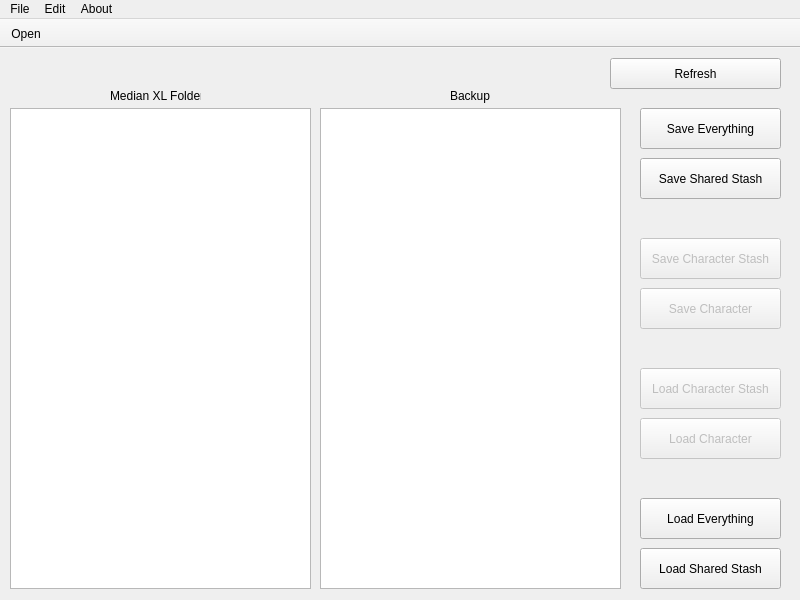
<?xml version="1.0" encoding="UTF-8"?>
<ui version="4.0">
 <class>MainWindow</class>
 <widget class="QMainWindow" name="MainWindow">
  <property name="geometry">
   <rect>
    <x>0</x>
    <y>0</y>
    <width>800</width>
    <height>600</height>
   </rect>
  </property>
  <property name="minimumSize">
   <size>
    <width>800</width>
    <height>600</height>
   </size>
  </property>
  <property name="maximumSize">
   <size>
    <width>800</width>
    <height>600</height>
   </size>
  </property>
  <property name="windowTitle">
   <string>Sluggly MedianXL File Manager</string>
  </property>
  <widget class="QWidget" name="centralwidget">
   <widget class="QLabel" name="pathLabel">
    <property name="geometry">
     <rect>
      <x>10</x>
      <y>10</y>
      <width>591</width>
      <height>16</height>
     </rect>
    </property>
    <property name="text">
     <string/>
    </property>
    <property name="scaledContents">
     <bool>false</bool>
    </property>
    <property name="alignment">
     <set>Qt::AlignLeading|Qt::AlignLeft|Qt::AlignVCenter</set>
    </property>
   </widget>
   <widget class="QLabel" name="label_2">
    <property name="geometry">
     <rect>
      <x>110</x>
      <y>40</y>
      <width>91</width>
      <height>16</height>
     </rect>
    </property>
    <property name="text">
     <string>Median XL Folder</string>
    </property>
   </widget>
   <widget class="QLabel" name="label_3">
    <property name="geometry">
     <rect>
      <x>450</x>
      <y>40</y>
      <width>41</width>
      <height>16</height>
     </rect>
    </property>
    <property name="text">
     <string>Backup</string>
    </property>
   </widget>
   <widget class="QPushButton" name="saveEverythingButton">
    <property name="geometry">
     <rect>
      <x>640</x>
      <y>60</y>
      <width>141</width>
      <height>41</height>
     </rect>
    </property>
    <property name="toolTip">
     <string>&lt;html&gt;&lt;head/&gt;&lt;body&gt;&lt;p&gt;Saves every character and stash file from your Median XL Folder into the Backup folder.&lt;/p&gt;&lt;/body&gt;&lt;/html&gt;</string>
    </property>
    <property name="text">
     <string>Save Everything</string>
    </property>
   </widget>
   <widget class="QPushButton" name="saveSharedStashButton">
    <property name="geometry">
     <rect>
      <x>640</x>
      <y>110</y>
      <width>141</width>
      <height>41</height>
     </rect>
    </property>
    <property name="text">
     <string>Save Shared Stash</string>
    </property>
   </widget>
   <widget class="QPushButton" name="saveCharacterStashButton">
    <property name="enabled">
     <bool>false</bool>
    </property>
    <property name="geometry">
     <rect>
      <x>640</x>
      <y>190</y>
      <width>141</width>
      <height>41</height>
     </rect>
    </property>
    <property name="text">
     <string>Save Character Stash</string>
    </property>
   </widget>
   <widget class="QPushButton" name="saveCharacterButton">
    <property name="enabled">
     <bool>false</bool>
    </property>
    <property name="geometry">
     <rect>
      <x>640</x>
      <y>240</y>
      <width>141</width>
      <height>41</height>
     </rect>
    </property>
    <property name="text">
     <string>Save Character</string>
    </property>
   </widget>
   <widget class="QPushButton" name="loadCharacterStashButton">
    <property name="enabled">
     <bool>false</bool>
    </property>
    <property name="geometry">
     <rect>
      <x>640</x>
      <y>320</y>
      <width>141</width>
      <height>41</height>
     </rect>
    </property>
    <property name="text">
     <string>Load Character Stash</string>
    </property>
   </widget>
   <widget class="QPushButton" name="loadCharacterButton">
    <property name="enabled">
     <bool>false</bool>
    </property>
    <property name="geometry">
     <rect>
      <x>640</x>
      <y>370</y>
      <width>141</width>
      <height>41</height>
     </rect>
    </property>
    <property name="text">
     <string>Load Character</string>
    </property>
   </widget>
   <widget class="QPushButton" name="loadEverythingButton">
    <property name="geometry">
     <rect>
      <x>640</x>
      <y>450</y>
      <width>141</width>
      <height>41</height>
     </rect>
    </property>
    <property name="toolTip">
     <string>&lt;html&gt;&lt;head/&gt;&lt;body&gt;&lt;p&gt;Load every character and stash file from your Backup into the MedianXL folder.&lt;/p&gt;&lt;/body&gt;&lt;/html&gt;</string>
    </property>
    <property name="text">
     <string>Load Everything</string>
    </property>
   </widget>
   <widget class="QPushButton" name="loadSharedStashButton">
    <property name="geometry">
     <rect>
      <x>640</x>
      <y>500</y>
      <width>141</width>
      <height>41</height>
     </rect>
    </property>
    <property name="text">
     <string>Load Shared Stash</string>
    </property>
   </widget>
   <widget class="QPushButton" name="refreshButton">
    <property name="geometry">
     <rect>
      <x>610</x>
      <y>10</y>
      <width>171</width>
      <height>31</height>
     </rect>
    </property>
    <property name="text">
     <string>Refresh</string>
    </property>
   </widget>
   <widget class="QTableView" name="medianTableView">
    <property name="geometry">
     <rect>
      <x>10</x>
      <y>60</y>
      <width>301</width>
      <height>481</height>
     </rect>
    </property>
    <property name="horizontalScrollBarPolicy">
     <enum>Qt::ScrollBarAlwaysOff</enum>
    </property>
    <property name="autoScroll">
     <bool>false</bool>
    </property>
    <property name="editTriggers">
     <set>QAbstractItemView::NoEditTriggers</set>
    </property>
    <property name="tabKeyNavigation">
     <bool>false</bool>
    </property>
    <property name="selectionMode">
     <enum>QAbstractItemView::SingleSelection</enum>
    </property>
    <property name="selectionBehavior">
     <enum>QAbstractItemView::SelectRows</enum>
    </property>
    <property name="sortingEnabled">
     <bool>true</bool>
    </property>
   </widget>
   <widget class="QTableView" name="backupTableView">
    <property name="geometry">
     <rect>
      <x>320</x>
      <y>60</y>
      <width>301</width>
      <height>481</height>
     </rect>
    </property>
    <property name="horizontalScrollBarPolicy">
     <enum>Qt::ScrollBarAlwaysOff</enum>
    </property>
    <property name="autoScroll">
     <bool>false</bool>
    </property>
    <property name="editTriggers">
     <set>QAbstractItemView::NoEditTriggers</set>
    </property>
    <property name="tabKeyNavigation">
     <bool>false</bool>
    </property>
    <property name="selectionMode">
     <enum>QAbstractItemView::SingleSelection</enum>
    </property>
    <property name="selectionBehavior">
     <enum>QAbstractItemView::SelectRows</enum>
    </property>
    <property name="sortingEnabled">
     <bool>true</bool>
    </property>
   </widget>
  </widget>
  <widget class="QMenuBar" name="menuBar">
   <property name="geometry">
    <rect>
     <x>0</x>
     <y>0</y>
     <width>800</width>
     <height>21</height>
    </rect>
   </property>
   <widget class="QMenu" name="menuFile">
    <property name="title">
     <string>File</string>
    </property>
    <addaction name="actionOpen"/>
   </widget>
   <widget class="QMenu" name="menuEdit">
    <property name="title">
     <string>Edit</string>
    </property>
   </widget>
   <widget class="QMenu" name="menuAbout">
    <property name="title">
     <string>About</string>
    </property>
    <addaction name="actionAbout_Me"/>
    <addaction name="actionAbout_Qt"/>
   </widget>
   <addaction name="menuFile"/>
   <addaction name="menuEdit"/>
   <addaction name="menuAbout"/>
  </widget>
  <widget class="QToolBar" name="toolBar">
   <property name="windowTitle">
    <string>toolBar</string>
   </property>
   <property name="movable">
    <bool>false</bool>
   </property>
   <attribute name="toolBarArea">
    <enum>TopToolBarArea</enum>
   </attribute>
   <attribute name="toolBarBreak">
    <bool>false</bool>
   </attribute>
   <addaction name="actionOpen"/>
  </widget>
  <action name="actionOpen">
   <property name="text">
    <string>Open</string>
   </property>
   <property name="shortcut">
    <string>Ctrl+O</string>
   </property>
  </action>
  <action name="actionAbout_Me">
   <property name="text">
    <string>About</string>
   </property>
  </action>
  <action name="actionAbout_Qt">
   <property name="text">
    <string>About Qt</string>
   </property>
  </action>
 </widget>
 <resources/>
 <connections/>
</ui>
